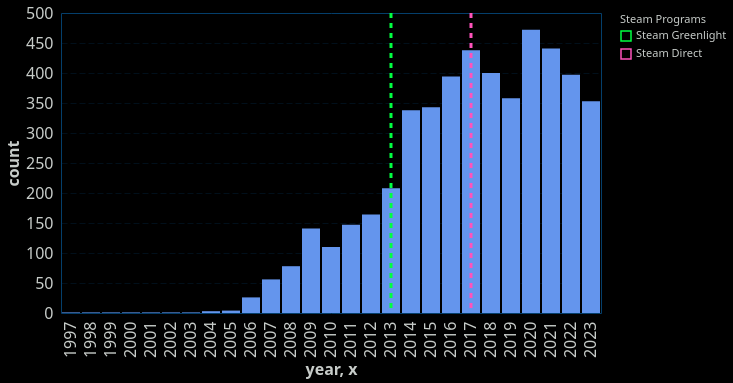

Specify this chart in Vega-Lite:
### Vega-Lite specification from a JSON file in a GitHub repository (floating-point values rounded to 4 significant figures)
{"config": {"view": {"continuousWidth": 400, "continuousHeight": 300, "stroke": "#043f6b", "strokeWidth": 1}, "background": "#000000", "mark": {"color": "#6495ED"}, "arc": {"fill": "#6495ED"}, "area": {"fill": "#6495ED", "line": true, "fillOpacity": 0.1}, "line": {"stroke": "#6495ED", "strokeWidth": 2}, "path": {"stroke": "#6495ED"}, "rect": {"fill": "#6495ED"}, "shape": {"stroke": "#6495ED"}, "symbol": {"fill": "#6495ED"}, "title": {"color": "#C7CCC9", "anchor": "start", "dy": -15, "fontSize": 16, "font": "IBM Plex Sans,system-ui,-apple-system,BlinkMacSystemFont,\".sfnstext-regular\",sans-serif", "fontWeight": 600}, "axisBand": {"grid": false}, "axis": {"labelColor": "#C7CCC9", "labelFontSize": 16, "labelFont": "IBM Plex Sans Condensed, system-ui, -apple-system, BlinkMacSystemFont, \".SFNSText-Regular\", sans-serif", "labelFontWeight": 400, "titleColor": "#C7CCC9", "titleFontWeight": 600, "titleFontSize": 16, "grid": true, "gridColor": "#043f6b", "labelAngle": 0, "domainColor": null, "tickColor": null, "labelPadding": 2, "tickSize": 6, "tickWidth": 0.5, "gridOpacity": 1, "gridZ": 1}, "axisX": {"gridDash": [6, 3], "gridWidth": 0.25, "gridColor": "#043f6b", "labelAngle": 0}, "axisY": {"gridDash": [6, 3], "gridWidth": 0.25, "gridColor": "#043f6b"}, "layer": {"grid": 1, "mark": 0}, "legend": {"labelFontSize": 11, "padding": 1, "symbolType": "square", "labelColor": "#C7CCC9", "titleColor": "#C7CCC9"}, "style": {"guide-label": {"font": "IBM Plex Sans,system-ui,-apple-system,BlinkMacSystemFont,\".sfnstext-regular\",sans-serif", "fill": "#C7CCC9", "fontWeight": 400}, "guide-title": {"font": "IBM Plex Sans,system-ui,-apple-system,BlinkMacSystemFont,\".sfnstext-regular\",sans-serif", "fill": "#C7CCC9", "fontWeight": 400}}, "range": {"category": ["#33a8c7ff", "#52e3e1ff", "#a0e426ff", "#fdf148ff", "#ffab00ff", "#f77976ff", "#f050aeff", "#d883ffff", "#9336fdff"]}}, "layer": [{"data": {"name": "data-0de1f8cf72f3b1fea05212f318118ebe"}, "mark": {"type": "bar"}, "encoding": {"x": {"axis": {"labelAngle": 270}, "field": "year", "type": "ordinal"}, "y": {"field": "count", "type": "quantitative"}}}, {"data": {"name": "data-4c49435fd45ce145bc2fe969a1e7a13f"}, "mark": {"type": "rule", "strokeDash": [5], "strokeWidth": 3}, "encoding": {"color": {"field": "label", "legend": {"title": "Steam Programs"}, "scale": {"domain": ["Steam Greenlight", "Steam Direct"], "range": ["#00ff41", "#fe53bb"]}, "type": "nominal"}, "x": {"field": "x", "type": "ordinal"}}}], "$schema": "https://vega.github.io/schema/vega-lite/v5.20.1.json", "datasets": {"data-0de1f8cf72f3b1fea05212f318118ebe": [{"year": 1997, "count": 1}, {"year": 1998, "count": 1}, {"year": 1999, "count": 1}, {"year": 2000, "count": 1}, {"year": 2001, "count": 1}, {"year": 2002, "count": 1}, {"year": 2003, "count": 1}, {"year": 2004, "count": 3}, {"year": 2005, "count": 4}, {"year": 2006, "count": 26}, {"year": 2007, "count": 56}, {"year": 2008, "count": 78}, {"year": 2009, "count": 141}, {"year": 2010, "count": 110}, {"year": 2011, "count": 147}, {"year": 2012, "count": 164}, {"year": 2013, "count": 208}, {"year": 2014, "count": 338}, {"year": 2015, "count": 343}, {"year": 2016, "count": 394}, {"year": 2017, "count": 438}, {"year": 2018, "count": 400}, {"year": 2019, "count": 358}, {"year": 2020, "count": 472}, {"year": 2021, "count": 441}, {"year": 2022, "count": 397}, {"year": 2023, "count": 353}], "data-4c49435fd45ce145bc2fe969a1e7a13f": [{"x": 2013, "label": "Steam Greenlight"}, {"x": 2017, "label": "Steam Direct"}]}}
